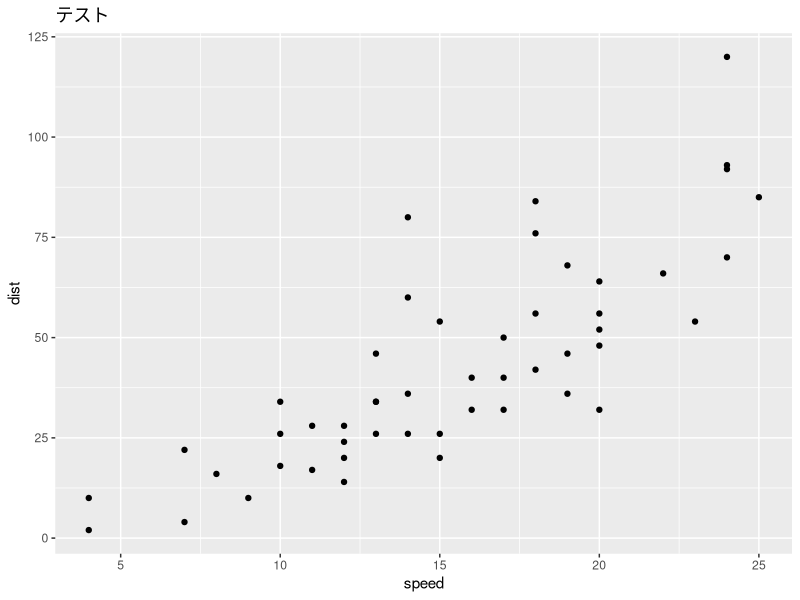

This chart was generated by the following R code:
## ---- chunk 1
library(tidyverse)
## ---- chunk 2
cars %>% ggplot(aes(x=speed, y = dist)) +
    geom_point() + labs( title = "テスト")
